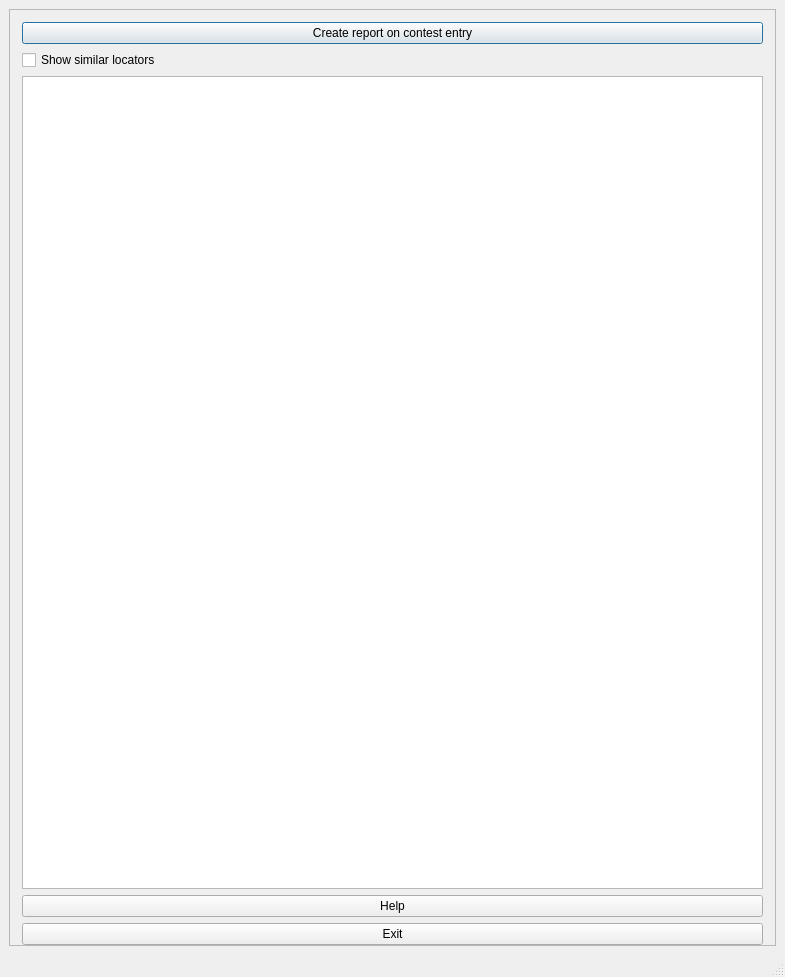
<?xml version="1.0" encoding="UTF-8"?>
<ui version="4.0">
 <class>MainWindow</class>
 <widget class="QMainWindow" name="MainWindow">
  <property name="geometry">
   <rect>
    <x>0</x>
    <y>0</y>
    <width>785</width>
    <height>977</height>
   </rect>
  </property>
  <property name="windowTitle">
   <string>Contest Reporter 3.0</string>
  </property>
  <widget class="QWidget" name="centralwidget">
   <layout class="QVBoxLayout" name="verticalLayout">
    <item>
     <widget class="QFrame" name="frame">
      <property name="frameShape">
       <enum>QFrame::StyledPanel</enum>
      </property>
      <property name="frameShadow">
       <enum>QFrame::Raised</enum>
      </property>
      <layout class="QVBoxLayout" name="verticalLayout_2">
       <property name="leftMargin">
        <number>12</number>
       </property>
       <property name="topMargin">
        <number>12</number>
       </property>
       <property name="rightMargin">
        <number>12</number>
       </property>
       <property name="bottomMargin">
        <number>0</number>
       </property>
       <item>
        <widget class="QPushButton" name="pushButtonReport">
         <property name="text">
          <string>Create report on contest entry</string>
         </property>
         <property name="autoDefault">
          <bool>false</bool>
         </property>
         <property name="default">
          <bool>true</bool>
         </property>
        </widget>
       </item>
       <item>
        <widget class="QCheckBox" name="checkBoxSimilarLocators">
         <property name="text">
          <string>Show similar locators</string>
         </property>
        </widget>
       </item>
       <item>
        <widget class="QTextEdit" name="textEdit"/>
       </item>
       <item>
        <widget class="QPushButton" name="pushButtonHelp">
         <property name="text">
          <string>Help</string>
         </property>
        </widget>
       </item>
       <item>
        <widget class="QPushButton" name="pushButtonExit">
         <property name="text">
          <string>Exit</string>
         </property>
        </widget>
       </item>
      </layout>
     </widget>
    </item>
   </layout>
  </widget>
  <widget class="QMenuBar" name="menubar">
   <property name="geometry">
    <rect>
     <x>0</x>
     <y>0</y>
     <width>785</width>
     <height>43</height>
    </rect>
   </property>
  </widget>
  <widget class="QStatusBar" name="statusbar"/>
 </widget>
 <resources/>
 <connections>
  <connection>
   <sender>pushButtonExit</sender>
   <signal>clicked()</signal>
   <receiver>MainWindow</receiver>
   <slot>close()</slot>
   <hints>
    <hint type="sourcelabel">
     <x>392</x>
     <y>868</y>
    </hint>
    <hint type="destinationlabel">
     <x>392</x>
     <y>488</y>
    </hint>
   </hints>
  </connection>
 </connections>
</ui>
